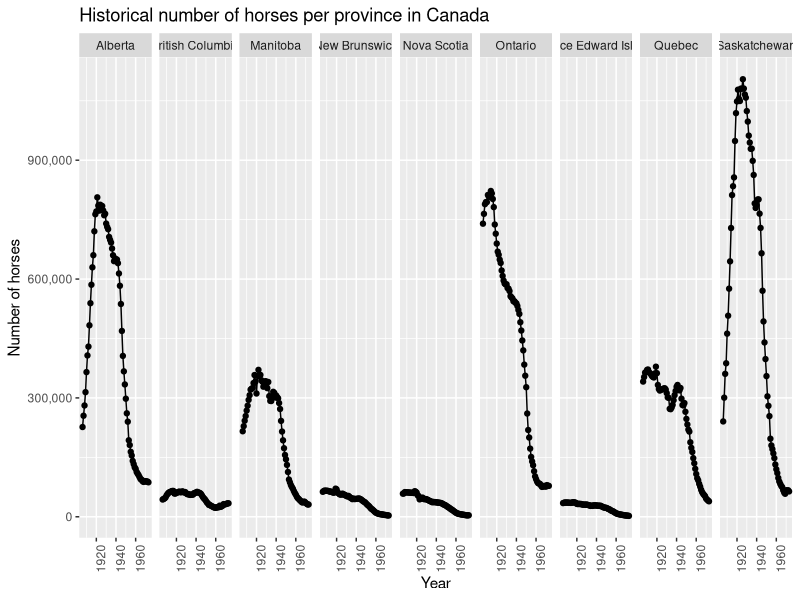

Reproduce this figure in R. (Note: this script raises an error after producing the figure.)
## ---- chunk 1
knitr::opts_chunk$set(echo = FALSE)
library(knitr)
library(tidyverse)
## ---- chunk 2
horse_pop <- read_csv("../data/00030067-eng.csv")
horse_pop <- filter(horse_pop,
                    DATE == "At June 1 (x 1,000)",
                    GEO != "Canada")
horse_pop$Value <- horse_pop$Value * 1000
## ---- chunk 3
# fig.width=10, fig.height=3
horse_plot <- ggplot(horse_pop, aes(x = Ref_Date, y = Value)) +
  geom_point() +
  geom_line() +
  xlab("Year") +
  ylab("Number of horses") +
  ggtitle("Historical number of horses per province in Canada") +
  facet_grid(~GEO) +
  scale_y_continuous(labels = scales::comma) +
  theme(axis.text.x = element_text(angle = 90, hjust = 1))
horse_plot
## ---- chunk 4
max_horses <- horse_pop %>% 
  select(GEO, Value) %>% 
  rename(Province = GEO) %>% 
  group_by(Province) %>% 
  summarize(Maximum = max(Value),
            Minimum = min(Value))
kable(max_horses, 
      caption = "Table 1. Maximum and minimum number of horses for each province between 1940 - 1972")
## ---- chunk 5
province_plot <- horse_pop %>% 
  filter(GEO == params$province) %>% 
  ggplot(aes(x = Ref_Date, y = Value)) +
  geom_point() +
  geom_line() +
  xlab("Year") +
  ylab("Number of horses") +
  ggtitle("Historical number of horses per province in Canada") +
  facet_grid(~GEO) +
  scale_y_continuous(labels = scales::comma) +
  theme(axis.text.x = element_text(angle = 90, hjust = 1))
province_plot
